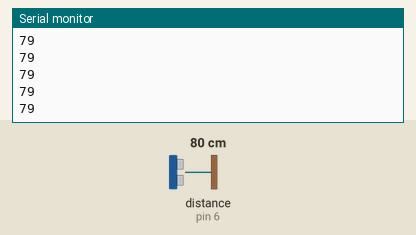
This sketch was run on a simulated Arduino Uno, built with avr-gcc and run on an emulated ATmega328P. Shown: the last lines printed to the serial monitor. Wiring (inferred from the names in the program): ultrasonic range finder: trigger pin 7; echo pin 6. Inputs (shaded band) come from the test bench; at power-on: distance to the obstacle (sensor on pin 6) 80 cm. The echo pulse lasts 58.3 µs per cm.

Above: at 1.2 s.
1.3 s: distance to the obstacle (sensor on pin 6) set to 2 cm
At 2.4 s:
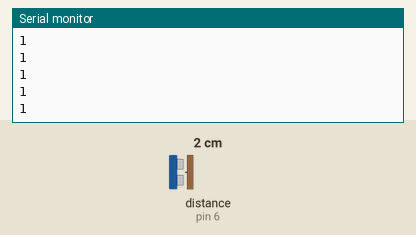
2.8 s: distance to the obstacle (sensor on pin 6) set to 4 cm
At 3.7 s:
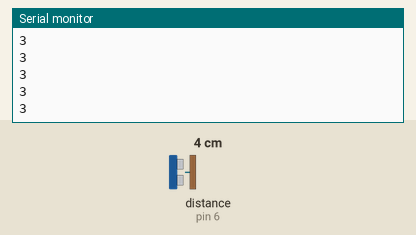
Timing chart, 0 to 5.8 s (numbered marks = the images above; inputs shaded):
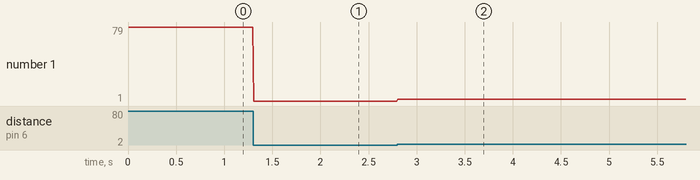

Measured:
- after the input at 1.3 s, the serial monitor: prints a new line at once (image 1)
- after the input at 2.8 s, the serial monitor: prints a new line at once (image 2)
- plotted number 1: 79 → 1 after the input at 1.3 s, 1 → 3 after the input at 2.8 s

The sketch:

programma_dlya_testa_datchikov.ino
```cpp
#define pin_trig_mid 7 //указываем порты, к которым подключены датчики
#define pin_echo_mid 6

void setup() {
  // put your setup code here, to run once:
  Serial.begin(9600);
  pinMode(pin_trig_mid, OUTPUT);//настраиваем порты
  pinMode(pin_echo_mid, INPUT);
}

void loop() {
  Serial.println(get_lenght_mid());//выодим растояние, полученое с датчика
  delay(10);
}

int get_lenght_mid() {
  long int duration;
  digitalWrite(pin_trig_mid, LOW);//защита
  delayMicroseconds(5);
  digitalWrite(pin_trig_mid, HIGH);//подаём сигнал
  delayMicroseconds(10);
  digitalWrite(pin_trig_mid, LOW);//заканчиваем подачу сигнала
  duration = pulseIn(pin_echo_mid, HIGH,12250);//записываем время за которое сигнал вернулся
  return (duration / 2) / 29.1;//считаем растояние и возвращаем его
}
```
